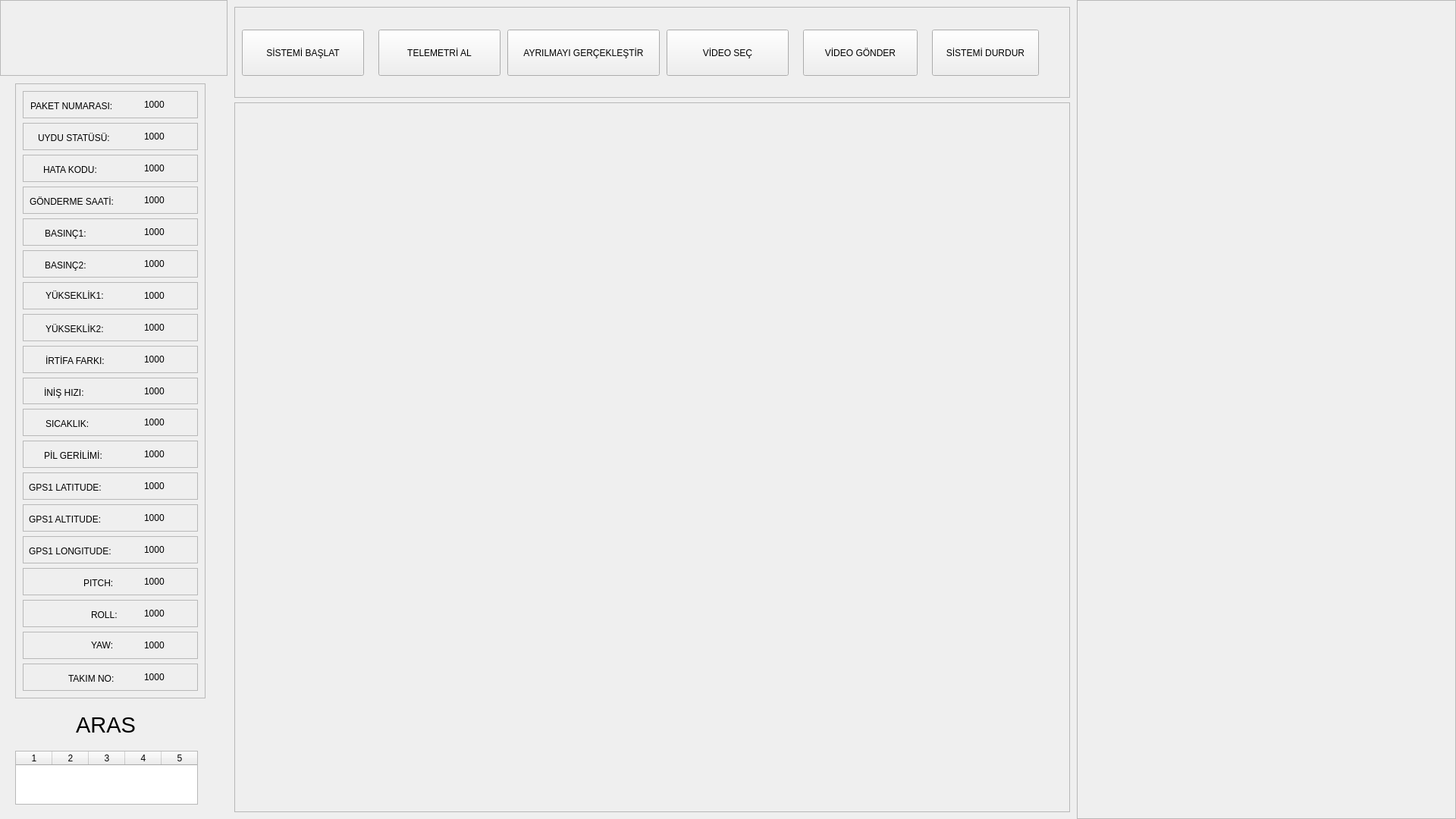
<?xml version="1.0" encoding="UTF-8"?>
<ui version="4.0">
 <class>MainWindow</class>
 <widget class="QMainWindow" name="MainWindow">
  <property name="geometry">
   <rect>
    <x>0</x>
    <y>0</y>
    <width>1920</width>
    <height>1080</height>
   </rect>
  </property>
  <property name="windowTitle">
   <string>MainWindow</string>
  </property>
  <property name="styleSheet">
   <string notr="true"/>
  </property>
  <widget class="QWidget" name="centralwidget">
   <property name="styleSheet">
    <string notr="true"/>
   </property>
   <layout class="QHBoxLayout" name="horizontalLayout">
    <property name="spacing">
     <number>0</number>
    </property>
    <property name="leftMargin">
     <number>0</number>
    </property>
    <property name="topMargin">
     <number>0</number>
    </property>
    <property name="rightMargin">
     <number>0</number>
    </property>
    <property name="bottomMargin">
     <number>0</number>
    </property>
    <item>
     <widget class="QFrame" name="frame">
      <property name="maximumSize">
       <size>
        <width>300</width>
        <height>16777215</height>
       </size>
      </property>
      <property name="autoFillBackground">
       <bool>false</bool>
      </property>
      <property name="styleSheet">
       <string notr="true"/>
      </property>
      <property name="frameShape">
       <enum>QFrame::NoFrame</enum>
      </property>
      <property name="frameShadow">
       <enum>QFrame::Raised</enum>
      </property>
      <widget class="QFrame" name="header_frame">
       <property name="geometry">
        <rect>
         <x>0</x>
         <y>0</y>
         <width>300</width>
         <height>100</height>
        </rect>
       </property>
       <property name="maximumSize">
        <size>
         <width>16777215</width>
         <height>100</height>
        </size>
       </property>
       <property name="frameShape">
        <enum>QFrame::StyledPanel</enum>
       </property>
       <property name="frameShadow">
        <enum>QFrame::Raised</enum>
       </property>
      </widget>
      <widget class="QFrame" name="input_frame">
       <property name="geometry">
        <rect>
         <x>20</x>
         <y>110</y>
         <width>251</width>
         <height>811</height>
        </rect>
       </property>
       <property name="frameShape">
        <enum>QFrame::StyledPanel</enum>
       </property>
       <property name="frameShadow">
        <enum>QFrame::Raised</enum>
       </property>
       <layout class="QGridLayout" name="gridLayout_2">
        <item row="15" column="0">
         <widget class="QFrame" name="frame_20">
          <property name="frameShape">
           <enum>QFrame::StyledPanel</enum>
          </property>
          <property name="frameShadow">
           <enum>QFrame::Raised</enum>
          </property>
          <widget class="QLabel" name="label_40">
           <property name="geometry">
            <rect>
             <x>80</x>
             <y>10</y>
             <width>101</width>
             <height>20</height>
            </rect>
           </property>
           <property name="text">
            <string>PITCH:</string>
           </property>
          </widget>
          <widget class="QLabel" name="pitch_label">
           <property name="geometry">
            <rect>
             <x>160</x>
             <y>10</y>
             <width>81</width>
             <height>16</height>
            </rect>
           </property>
           <property name="text">
            <string>1000</string>
           </property>
          </widget>
         </widget>
        </item>
        <item row="17" column="0">
         <widget class="QFrame" name="frame_11">
          <property name="frameShape">
           <enum>QFrame::StyledPanel</enum>
          </property>
          <property name="frameShadow">
           <enum>QFrame::Raised</enum>
          </property>
          <widget class="QLabel" name="label_11">
           <property name="geometry">
            <rect>
             <x>90</x>
             <y>10</y>
             <width>51</width>
             <height>16</height>
            </rect>
           </property>
           <property name="text">
            <string>YAW:</string>
           </property>
          </widget>
          <widget class="QLabel" name="yaw_label">
           <property name="geometry">
            <rect>
             <x>160</x>
             <y>10</y>
             <width>51</width>
             <height>16</height>
            </rect>
           </property>
           <property name="text">
            <string>1000</string>
           </property>
          </widget>
         </widget>
        </item>
        <item row="7" column="0">
         <widget class="QFrame" name="frame_23">
          <property name="frameShape">
           <enum>QFrame::StyledPanel</enum>
          </property>
          <property name="frameShadow">
           <enum>QFrame::Raised</enum>
          </property>
          <widget class="QLabel" name="label_15">
           <property name="geometry">
            <rect>
             <x>30</x>
             <y>10</y>
             <width>111</width>
             <height>20</height>
            </rect>
           </property>
           <property name="text">
            <string>YÜKSEKLİK2:</string>
           </property>
          </widget>
          <widget class="QLabel" name="yukseklik2_label">
           <property name="geometry">
            <rect>
             <x>160</x>
             <y>10</y>
             <width>61</width>
             <height>16</height>
            </rect>
           </property>
           <property name="text">
            <string>1000</string>
           </property>
          </widget>
         </widget>
        </item>
        <item row="3" column="0">
         <widget class="QFrame" name="frame_4">
          <property name="frameShape">
           <enum>QFrame::StyledPanel</enum>
          </property>
          <property name="frameShadow">
           <enum>QFrame::Raised</enum>
          </property>
          <widget class="QLabel" name="label_5">
           <property name="geometry">
            <rect>
             <x>9</x>
             <y>10</y>
             <width>141</width>
             <height>20</height>
            </rect>
           </property>
           <property name="text">
            <string>GÖNDERME SAATİ:</string>
           </property>
          </widget>
          <widget class="QLabel" name="saat_label">
           <property name="geometry">
            <rect>
             <x>160</x>
             <y>10</y>
             <width>61</width>
             <height>16</height>
            </rect>
           </property>
           <property name="text">
            <string>1000</string>
           </property>
          </widget>
         </widget>
        </item>
        <item row="11" column="0">
         <widget class="QFrame" name="frame_30">
          <property name="frameShape">
           <enum>QFrame::StyledPanel</enum>
          </property>
          <property name="frameShadow">
           <enum>QFrame::Raised</enum>
          </property>
          <widget class="QLabel" name="label_26">
           <property name="geometry">
            <rect>
             <x>28</x>
             <y>10</y>
             <width>121</width>
             <height>20</height>
            </rect>
           </property>
           <property name="text">
            <string>PİL GERİLİMİ:</string>
           </property>
          </widget>
          <widget class="QLabel" name="pil_gerilim_label">
           <property name="geometry">
            <rect>
             <x>160</x>
             <y>10</y>
             <width>81</width>
             <height>16</height>
            </rect>
           </property>
           <property name="text">
            <string>1000</string>
           </property>
          </widget>
         </widget>
        </item>
        <item row="10" column="0">
         <widget class="QFrame" name="frame_6">
          <property name="frameShape">
           <enum>QFrame::StyledPanel</enum>
          </property>
          <property name="frameShadow">
           <enum>QFrame::Raised</enum>
          </property>
          <widget class="QLabel" name="label_9">
           <property name="geometry">
            <rect>
             <x>30</x>
             <y>10</y>
             <width>121</width>
             <height>20</height>
            </rect>
           </property>
           <property name="text">
            <string>SICAKLIK:</string>
           </property>
          </widget>
          <widget class="QLabel" name="sicaklik_label">
           <property name="geometry">
            <rect>
             <x>160</x>
             <y>10</y>
             <width>61</width>
             <height>16</height>
            </rect>
           </property>
           <property name="text">
            <string>1000</string>
           </property>
          </widget>
         </widget>
        </item>
        <item row="14" column="0">
         <widget class="QFrame" name="frame_27">
          <property name="frameShape">
           <enum>QFrame::StyledPanel</enum>
          </property>
          <property name="frameShadow">
           <enum>QFrame::Raised</enum>
          </property>
          <widget class="QLabel" name="label_32">
           <property name="geometry">
            <rect>
             <x>8</x>
             <y>10</y>
             <width>141</width>
             <height>20</height>
            </rect>
           </property>
           <property name="text">
            <string>GPS1 LONGITUDE:</string>
           </property>
          </widget>
          <widget class="QLabel" name="gps1_long_label">
           <property name="geometry">
            <rect>
             <x>160</x>
             <y>10</y>
             <width>71</width>
             <height>16</height>
            </rect>
           </property>
           <property name="text">
            <string>1000</string>
           </property>
          </widget>
         </widget>
        </item>
        <item row="8" column="0">
         <widget class="QFrame" name="frame_22">
          <property name="frameShape">
           <enum>QFrame::StyledPanel</enum>
          </property>
          <property name="frameShadow">
           <enum>QFrame::Raised</enum>
          </property>
          <widget class="QLabel" name="label_22">
           <property name="geometry">
            <rect>
             <x>30</x>
             <y>10</y>
             <width>121</width>
             <height>20</height>
            </rect>
           </property>
           <property name="text">
            <string>İRTİFA FARKI:</string>
           </property>
          </widget>
          <widget class="QLabel" name="irtifa_label">
           <property name="geometry">
            <rect>
             <x>160</x>
             <y>10</y>
             <width>61</width>
             <height>16</height>
            </rect>
           </property>
           <property name="text">
            <string>1000</string>
           </property>
          </widget>
         </widget>
        </item>
        <item row="16" column="0">
         <widget class="QFrame" name="frame_19">
          <property name="frameShape">
           <enum>QFrame::StyledPanel</enum>
          </property>
          <property name="frameShadow">
           <enum>QFrame::Raised</enum>
          </property>
          <widget class="QLabel" name="label_10">
           <property name="geometry">
            <rect>
             <x>90</x>
             <y>10</y>
             <width>141</width>
             <height>20</height>
            </rect>
           </property>
           <property name="text">
            <string>ROLL:</string>
           </property>
          </widget>
          <widget class="QLabel" name="roll_label">
           <property name="geometry">
            <rect>
             <x>160</x>
             <y>10</y>
             <width>41</width>
             <height>16</height>
            </rect>
           </property>
           <property name="text">
            <string>1000</string>
           </property>
          </widget>
         </widget>
        </item>
        <item row="5" column="0">
         <widget class="QFrame" name="frame_5">
          <property name="frameShape">
           <enum>QFrame::StyledPanel</enum>
          </property>
          <property name="frameShadow">
           <enum>QFrame::Raised</enum>
          </property>
          <widget class="QLabel" name="label_7">
           <property name="geometry">
            <rect>
             <x>29</x>
             <y>10</y>
             <width>121</width>
             <height>20</height>
            </rect>
           </property>
           <property name="text">
            <string>BASINÇ2:</string>
           </property>
          </widget>
          <widget class="QLabel" name="basinc2_label">
           <property name="geometry">
            <rect>
             <x>160</x>
             <y>10</y>
             <width>61</width>
             <height>16</height>
            </rect>
           </property>
           <property name="text">
            <string>1000</string>
           </property>
          </widget>
         </widget>
        </item>
        <item row="2" column="0">
         <widget class="QFrame" name="frame_8">
          <property name="frameShape">
           <enum>QFrame::StyledPanel</enum>
          </property>
          <property name="frameShadow">
           <enum>QFrame::Raised</enum>
          </property>
          <widget class="QLabel" name="label_17">
           <property name="geometry">
            <rect>
             <x>27</x>
             <y>10</y>
             <width>121</width>
             <height>20</height>
            </rect>
           </property>
           <property name="text">
            <string>HATA KODU:</string>
           </property>
          </widget>
          <widget class="QLabel" name="hata_kodu">
           <property name="geometry">
            <rect>
             <x>160</x>
             <y>10</y>
             <width>61</width>
             <height>16</height>
            </rect>
           </property>
           <property name="text">
            <string>1000</string>
           </property>
          </widget>
         </widget>
        </item>
        <item row="4" column="0">
         <widget class="QFrame" name="frame_16">
          <property name="frameShape">
           <enum>QFrame::StyledPanel</enum>
          </property>
          <property name="frameShadow">
           <enum>QFrame::Raised</enum>
          </property>
          <widget class="QLabel" name="label_6">
           <property name="geometry">
            <rect>
             <x>29</x>
             <y>10</y>
             <width>121</width>
             <height>20</height>
            </rect>
           </property>
           <property name="text">
            <string>BASINÇ1:</string>
           </property>
          </widget>
          <widget class="QLabel" name="basinc1_label">
           <property name="geometry">
            <rect>
             <x>160</x>
             <y>10</y>
             <width>71</width>
             <height>16</height>
            </rect>
           </property>
           <property name="text">
            <string>1000</string>
           </property>
          </widget>
         </widget>
        </item>
        <item row="13" column="0">
         <widget class="QFrame" name="frame_28">
          <property name="frameShape">
           <enum>QFrame::StyledPanel</enum>
          </property>
          <property name="frameShadow">
           <enum>QFrame::Raised</enum>
          </property>
          <widget class="QLabel" name="label_30">
           <property name="geometry">
            <rect>
             <x>8</x>
             <y>10</y>
             <width>141</width>
             <height>20</height>
            </rect>
           </property>
           <property name="text">
            <string>GPS1 ALTITUDE:</string>
           </property>
          </widget>
          <widget class="QLabel" name="gps1_alt_label">
           <property name="geometry">
            <rect>
             <x>160</x>
             <y>10</y>
             <width>91</width>
             <height>16</height>
            </rect>
           </property>
           <property name="text">
            <string>1000</string>
           </property>
          </widget>
         </widget>
        </item>
        <item row="1" column="0">
         <widget class="QFrame" name="frame_7">
          <property name="frameShape">
           <enum>QFrame::StyledPanel</enum>
          </property>
          <property name="frameShadow">
           <enum>QFrame::Raised</enum>
          </property>
          <widget class="QLabel" name="label_14">
           <property name="geometry">
            <rect>
             <x>20</x>
             <y>10</y>
             <width>131</width>
             <height>20</height>
            </rect>
           </property>
           <property name="text">
            <string>UYDU STATÜSÜ:</string>
           </property>
          </widget>
          <widget class="QLabel" name="uydu_status_label">
           <property name="geometry">
            <rect>
             <x>160</x>
             <y>10</y>
             <width>81</width>
             <height>16</height>
            </rect>
           </property>
           <property name="text">
            <string>1000</string>
           </property>
          </widget>
         </widget>
        </item>
        <item row="12" column="0">
         <widget class="QFrame" name="frame_29">
          <property name="frameShape">
           <enum>QFrame::StyledPanel</enum>
          </property>
          <property name="frameShadow">
           <enum>QFrame::Raised</enum>
          </property>
          <widget class="QLabel" name="label_28">
           <property name="geometry">
            <rect>
             <x>8</x>
             <y>10</y>
             <width>141</width>
             <height>20</height>
            </rect>
           </property>
           <property name="text">
            <string>GPS1 LATITUDE:</string>
           </property>
          </widget>
          <widget class="QLabel" name="gps1_lat_label">
           <property name="geometry">
            <rect>
             <x>160</x>
             <y>10</y>
             <width>91</width>
             <height>16</height>
            </rect>
           </property>
           <property name="text">
            <string>1000</string>
           </property>
          </widget>
         </widget>
        </item>
        <item row="6" column="0">
         <widget class="QFrame" name="frame_15">
          <property name="frameShape">
           <enum>QFrame::StyledPanel</enum>
          </property>
          <property name="frameShadow">
           <enum>QFrame::Raised</enum>
          </property>
          <widget class="QLabel" name="label_8">
           <property name="geometry">
            <rect>
             <x>30</x>
             <y>10</y>
             <width>101</width>
             <height>16</height>
            </rect>
           </property>
           <property name="text">
            <string>YÜKSEKLİK1:</string>
           </property>
          </widget>
          <widget class="QLabel" name="yukseklik_label">
           <property name="geometry">
            <rect>
             <x>160</x>
             <y>10</y>
             <width>81</width>
             <height>16</height>
            </rect>
           </property>
           <property name="text">
            <string>1000</string>
           </property>
          </widget>
         </widget>
        </item>
        <item row="0" column="0">
         <widget class="QFrame" name="frame_17">
          <property name="frameShape">
           <enum>QFrame::StyledPanel</enum>
          </property>
          <property name="frameShadow">
           <enum>QFrame::Raised</enum>
          </property>
          <widget class="QLabel" name="label_4">
           <property name="geometry">
            <rect>
             <x>10</x>
             <y>10</y>
             <width>151</width>
             <height>20</height>
            </rect>
           </property>
           <property name="text">
            <string>PAKET NUMARASI:</string>
           </property>
          </widget>
          <widget class="QLabel" name="paket_no_label">
           <property name="geometry">
            <rect>
             <x>160</x>
             <y>10</y>
             <width>61</width>
             <height>16</height>
            </rect>
           </property>
           <property name="text">
            <string>1000</string>
           </property>
          </widget>
         </widget>
        </item>
        <item row="18" column="0">
         <widget class="QFrame" name="frame_3">
          <property name="frameShape">
           <enum>QFrame::StyledPanel</enum>
          </property>
          <property name="frameShadow">
           <enum>QFrame::Raised</enum>
          </property>
          <widget class="QLabel" name="label_3">
           <property name="geometry">
            <rect>
             <x>60</x>
             <y>10</y>
             <width>121</width>
             <height>20</height>
            </rect>
           </property>
           <property name="text">
            <string>TAKIM NO:</string>
           </property>
          </widget>
          <widget class="QLabel" name="takim_no_label">
           <property name="geometry">
            <rect>
             <x>160</x>
             <y>10</y>
             <width>61</width>
             <height>16</height>
            </rect>
           </property>
           <property name="text">
            <string>1000</string>
           </property>
          </widget>
         </widget>
        </item>
        <item row="9" column="0">
         <widget class="QFrame" name="frame_21">
          <property name="frameShape">
           <enum>QFrame::StyledPanel</enum>
          </property>
          <property name="frameShadow">
           <enum>QFrame::Raised</enum>
          </property>
          <widget class="QLabel" name="label_24">
           <property name="geometry">
            <rect>
             <x>28</x>
             <y>10</y>
             <width>121</width>
             <height>20</height>
            </rect>
           </property>
           <property name="text">
            <string>İNİŞ HIZI:</string>
           </property>
          </widget>
          <widget class="QLabel" name="inis_hiz_label">
           <property name="geometry">
            <rect>
             <x>160</x>
             <y>10</y>
             <width>71</width>
             <height>16</height>
            </rect>
           </property>
           <property name="text">
            <string>1000</string>
           </property>
          </widget>
         </widget>
        </item>
       </layout>
      </widget>
      <widget class="QTableWidget" name="alarm_table">
       <property name="geometry">
        <rect>
         <x>20</x>
         <y>990</y>
         <width>241</width>
         <height>71</height>
        </rect>
       </property>
       <property name="lineWidth">
        <number>1</number>
       </property>
       <property name="verticalScrollBarPolicy">
        <enum>Qt::ScrollBarAlwaysOff</enum>
       </property>
       <property name="horizontalScrollBarPolicy">
        <enum>Qt::ScrollBarAlwaysOff</enum>
       </property>
       <property name="selectionMode">
        <enum>QAbstractItemView::NoSelection</enum>
       </property>
       <property name="gridStyle">
        <enum>Qt::NoPen</enum>
       </property>
       <attribute name="horizontalHeaderMinimumSectionSize">
        <number>40</number>
       </attribute>
       <attribute name="horizontalHeaderDefaultSectionSize">
        <number>48</number>
       </attribute>
       <attribute name="verticalHeaderVisible">
        <bool>false</bool>
       </attribute>
       <row>
        <property name="text">
         <string/>
        </property>
       </row>
       <column>
        <property name="text">
         <string>1</string>
        </property>
       </column>
       <column>
        <property name="text">
         <string>2</string>
        </property>
       </column>
       <column>
        <property name="text">
         <string>3</string>
        </property>
       </column>
       <column>
        <property name="text">
         <string>4</string>
        </property>
       </column>
       <column>
        <property name="text">
         <string>5</string>
        </property>
       </column>
       <item row="0" column="0">
        <property name="text">
         <string/>
        </property>
       </item>
       <item row="0" column="1">
        <property name="text">
         <string/>
        </property>
       </item>
       <item row="0" column="2">
        <property name="text">
         <string/>
        </property>
       </item>
       <item row="0" column="3">
        <property name="text">
         <string/>
        </property>
       </item>
       <item row="0" column="4">
        <property name="text">
         <string/>
        </property>
       </item>
      </widget>
      <widget class="QLabel" name="label_2">
       <property name="geometry">
        <rect>
         <x>100</x>
         <y>940</y>
         <width>101</width>
         <height>31</height>
        </rect>
       </property>
       <property name="font">
        <font>
         <pointsize>22</pointsize>
        </font>
       </property>
       <property name="layoutDirection">
        <enum>Qt::LeftToRight</enum>
       </property>
       <property name="frameShape">
        <enum>QFrame::NoFrame</enum>
       </property>
       <property name="text">
        <string>ARAS</string>
       </property>
      </widget>
     </widget>
    </item>
    <item>
     <widget class="QFrame" name="frame_2">
      <property name="maximumSize">
       <size>
        <width>1500</width>
        <height>16777215</height>
       </size>
      </property>
      <property name="styleSheet">
       <string notr="true"/>
      </property>
      <property name="frameShape">
       <enum>QFrame::NoFrame</enum>
      </property>
      <property name="frameShadow">
       <enum>QFrame::Raised</enum>
      </property>
      <layout class="QVBoxLayout" name="verticalLayout_2">
       <item>
        <widget class="QFrame" name="button_frame">
         <property name="maximumSize">
          <size>
           <width>16777215</width>
           <height>120</height>
          </size>
         </property>
         <property name="frameShape">
          <enum>QFrame::StyledPanel</enum>
         </property>
         <property name="frameShadow">
          <enum>QFrame::Raised</enum>
         </property>
         <widget class="QPushButton" name="video_sec_bt">
          <property name="geometry">
           <rect>
            <x>570</x>
            <y>30</y>
            <width>161</width>
            <height>61</height>
           </rect>
          </property>
          <property name="text">
           <string>VİDEO SEÇ</string>
          </property>
         </widget>
         <widget class="QPushButton" name="video_bt">
          <property name="geometry">
           <rect>
            <x>750</x>
            <y>30</y>
            <width>151</width>
            <height>61</height>
           </rect>
          </property>
          <property name="text">
           <string>VİDEO GÖNDER</string>
          </property>
         </widget>
         <widget class="QPushButton" name="ayrilmabt">
          <property name="geometry">
           <rect>
            <x>360</x>
            <y>30</y>
            <width>201</width>
            <height>61</height>
           </rect>
          </property>
          <property name="text">
           <string>AYRILMAYI GERÇEKLEŞTİR</string>
          </property>
         </widget>
         <widget class="QPushButton" name="start_bt">
          <property name="geometry">
           <rect>
            <x>190</x>
            <y>30</y>
            <width>161</width>
            <height>61</height>
           </rect>
          </property>
          <property name="text">
           <string>TELEMETRİ AL</string>
          </property>
         </widget>
         <widget class="QPushButton" name="system_start_bt">
          <property name="geometry">
           <rect>
            <x>10</x>
            <y>30</y>
            <width>161</width>
            <height>61</height>
           </rect>
          </property>
          <property name="text">
           <string>SİSTEMİ BAŞLAT</string>
          </property>
         </widget>
         <widget class="QPushButton" name="system_stop_bt">
          <property name="geometry">
           <rect>
            <x>920</x>
            <y>30</y>
            <width>141</width>
            <height>61</height>
           </rect>
          </property>
          <property name="text">
           <string>SİSTEMİ DURDUR</string>
          </property>
         </widget>
        </widget>
       </item>
       <item>
        <widget class="QFrame" name="graph_frame">
         <property name="styleSheet">
          <string notr="true"/>
         </property>
         <property name="frameShape">
          <enum>QFrame::StyledPanel</enum>
         </property>
         <property name="frameShadow">
          <enum>QFrame::Raised</enum>
         </property>
         <layout class="QGridLayout" name="gridLayout">
          <item row="0" column="0">
           <widget class="Wsicaklik" name="Wsicaklik" native="true"/>
          </item>
          <item row="1" column="0">
           <widget class="Wsicaklik" name="Winis" native="true"/>
          </item>
          <item row="0" column="1">
           <widget class="Wsicaklik" name="Wbasinc" native="true">
            <property name="contextMenuPolicy">
             <enum>Qt::NoContextMenu</enum>
            </property>
           </widget>
          </item>
          <item row="1" column="2">
           <widget class="Wsicaklik" name="Wtbasinc" native="true"/>
          </item>
          <item row="0" column="2">
           <widget class="Wsicaklik" name="Wbatarya" native="true"/>
          </item>
          <item row="1" column="1">
           <widget class="QWidget" name="Wyukseklik" native="true">
            <layout class="QVBoxLayout" name="verticalLayout">
             <item>
              <widget class="Wsicaklik" name="WyukseklikG" native="true"/>
             </item>
             <item>
              <widget class="Wsicaklik" name="WyukseklikT" native="true"/>
             </item>
            </layout>
           </widget>
          </item>
         </layout>
        </widget>
       </item>
      </layout>
     </widget>
    </item>
    <item>
     <widget class="QFrame" name="map_3d_frame">
      <property name="maximumSize">
       <size>
        <width>500</width>
        <height>16777215</height>
       </size>
      </property>
      <property name="styleSheet">
       <string notr="true"/>
      </property>
      <property name="frameShape">
       <enum>QFrame::NoFrame</enum>
      </property>
      <property name="frameShadow">
       <enum>QFrame::Raised</enum>
      </property>
      <layout class="QVBoxLayout" name="verticalLayout_3">
       <property name="spacing">
        <number>0</number>
       </property>
       <property name="leftMargin">
        <number>0</number>
       </property>
       <property name="topMargin">
        <number>0</number>
       </property>
       <property name="rightMargin">
        <number>0</number>
       </property>
       <property name="bottomMargin">
        <number>0</number>
       </property>
       <item>
        <widget class="QFrame" name="frame_13">
         <property name="mouseTracking">
          <bool>false</bool>
         </property>
         <property name="contextMenuPolicy">
          <enum>Qt::NoContextMenu</enum>
         </property>
         <property name="frameShape">
          <enum>QFrame::StyledPanel</enum>
         </property>
         <property name="frameShadow">
          <enum>QFrame::Raised</enum>
         </property>
         <layout class="QVBoxLayout" name="verticalLayout_4">
          <item>
           <widget class="QWidget" name="widget" native="true">
            <layout class="QHBoxLayout" name="horizontalLayout_2">
             <item>
              <widget class="QLabel" name="camera">
               <property name="text">
                <string/>
               </property>
              </widget>
             </item>
            </layout>
           </widget>
          </item>
          <item>
           <widget class="QWidget" name="gl_widget" native="true"/>
          </item>
          <item>
           <widget class="QWidget" name="wmap" native="true">
            <property name="maximumSize">
             <size>
              <width>480</width>
              <height>349</height>
             </size>
            </property>
           </widget>
          </item>
         </layout>
        </widget>
       </item>
      </layout>
     </widget>
    </item>
   </layout>
  </widget>
 </widget>
 <customwidgets>
  <customwidget>
   <class>Wsicaklik</class>
   <extends>QWidget</extends>
   <header>wsicaklik.h</header>
   <container>1</container>
  </customwidget>
 </customwidgets>
 <resources/>
 <connections/>
</ui>
